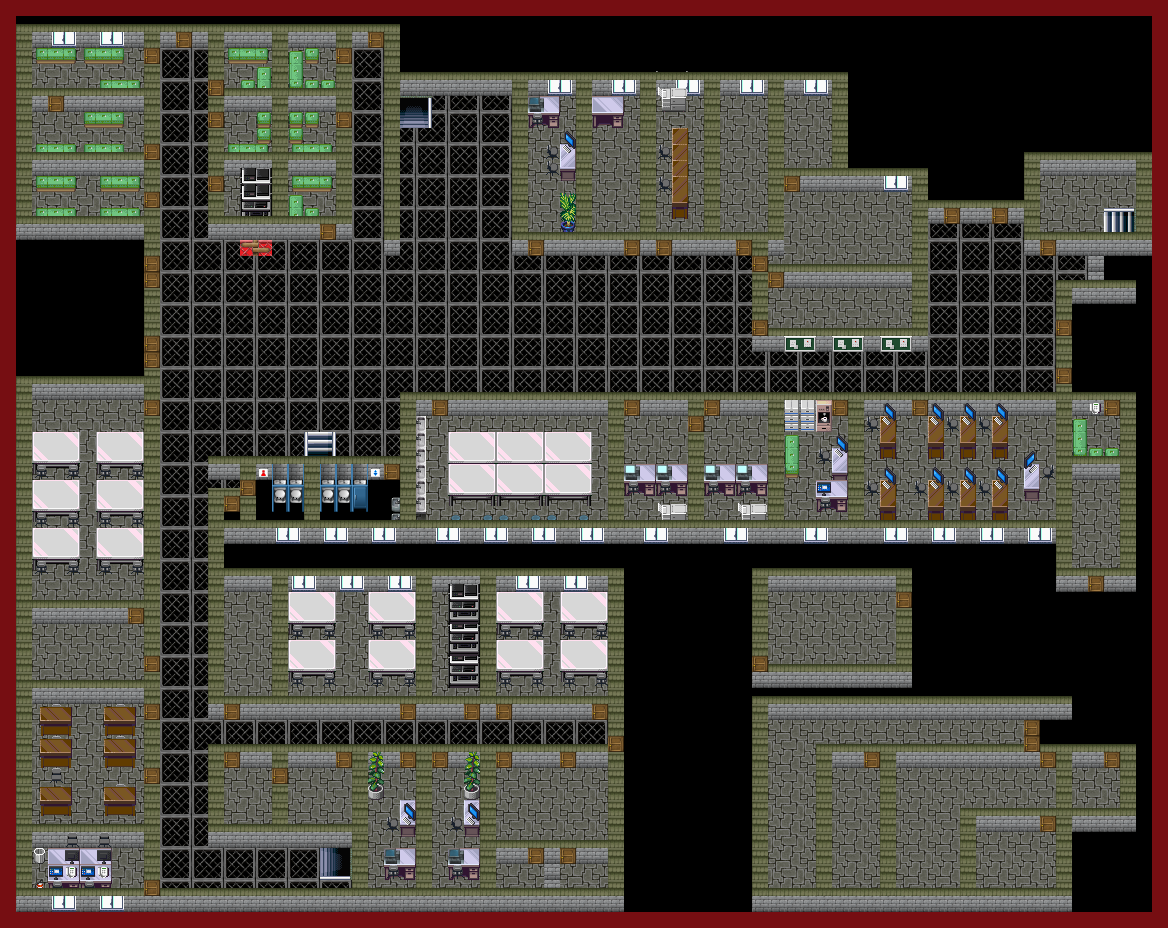

The image is a tile-based game level rendered from a .tmx file. Its description and source (layers, tilesets, objects; grid data summarised) follow:
An orthogonal 73x58 tile map with 16x16 px tiles, 9 tile layers (collision, flr2, obj, wall, ...), 13 tilesets and 1 object.

<map version="1.0.0" orientation="orthogonal" renderorder="right-down" width="73" height="58" tilewidth="16" tileheight="16" nextobjectid="1">
 <properties>
  <property name="unity:scale" value="0.0625" />
 </properties>
 <tileset firstgid="1" name="resize_!Door1" tilewidth="16" tileheight="16" tilecount="96" columns="12">
  <image source="tilesource/Door/resize_!Door1.png" width="192" height="128" />
 </tileset>
 <tileset firstgid="97" name="resize_TileA3" tilewidth="16" tileheight="16" tilecount="128" columns="16">
  <image source="tilesource/FloorWall/resize_TileA3.png" width="256" height="128" />
 </tileset>
 <tileset firstgid="225" name="red" tilewidth="16" tileheight="16" tilecount="2880" columns="72">
  <image source="tilesource/color/red.png" width="1152" height="648" />
  <tile id="0">
   <objectgroup draworder="index">
    <object id="1" x="0" y="0" width="16" height="16" />
   </objectgroup>
  </tile>
 </tileset>
 <tileset firstgid="3105" name="resize_TileA3_half" tilewidth="16" tileheight="8" tilecount="256" columns="16">
  <image source="tilesource/FloorWall/resize_TileA3.png" width="256" height="128" />
 </tileset>
 <tileset firstgid="3361" name="left_TileA5" tilewidth="16" tileheight="16" tilecount="512" columns="32">
  <image source="tilesource/FloorWall/left_TileA5.png" width="512" height="256" />
 </tileset>
 <tileset firstgid="3873" name="TileA5" tilewidth="16" tileheight="16" tilecount="512" columns="16">
  <image source="tilesource/FloorWall/TileA5.png" width="256" height="512" />
 </tileset>
 <tileset firstgid="4385" name="TileC" tilewidth="16" tileheight="16" tilecount="1024" columns="32">
  <image source="tilesource/Obj/TileC.png" width="512" height="512" />
 </tileset>
 <tileset firstgid="5409" name="resize_가구들2 p" tilewidth="16" tileheight="16" tilecount="256" columns="16">
  <image source="tilesource/resize_가구들2 p.png" trans="a8a8a8" width="256" height="256" />
 </tileset>
 <tileset firstgid="5665" name="resize_가구들3 p" tilewidth="16" tileheight="16" tilecount="256" columns="16">
  <image source="tilesource/resize_가구들3 p.png" trans="a8a8a8" width="256" height="256" />
 </tileset>
 <tileset firstgid="5921" name="right_resize_가구들2 p" tilewidth="16" tileheight="16" tilecount="256" columns="16">
  <image source="tilesource/right_resize_가구들2 p.png" trans="a8a8a8" width="256" height="256" />
 </tileset>
 <tileset firstgid="6177" name="reverse_resize_가구들2 p" tilewidth="16" tileheight="16" tilecount="256" columns="16">
  <image source="tilesource/reverse_resize_가구들2 p.png" trans="a8a8a8" width="256" height="256" />
 </tileset>
 <tileset firstgid="6433" name="trans_TileA5" tilewidth="16" tileheight="16" tilecount="512" columns="16">
  <image source="tilesource/FloorWall/trans_TileA5.png" trans="a8a8a8" width="256" height="512" />
 </tileset>
 <tileset firstgid="6945" name="small_bothside_표지판" tilewidth="16" tileheight="16" tilecount="2" columns="2">
  <image source="tilesource/Obj/small_bothside_표지판.png" trans="003039" width="32" height="16" />
 </tileset>
 <layer name="collision" width="73" height="58">
  <data>[4234 cells, 1196 non-empty, 1 distinct tile ids]</data>
 </layer>
 <layer name="flr2" width="73" height="58">
  <data>[4234 cells, 4137 non-empty, 14 distinct tile ids]</data>
 </layer>
 <layer name="obj" width="73" height="58">
  <data>[4234 cells, 349 non-empty, 42 distinct tile ids]</data>
 </layer>
 <layer name="wall" width="73" height="58">
  <data>[4234 cells, 889 non-empty, 2 distinct tile ids]</data>
 </layer>
 <layer name="wallattach" width="73" height="58">
  <data>[4234 cells, 71 non-empty, 11 distinct tile ids]</data>
 </layer>
 <layer name="objon" width="73" height="58">
  <data>[4234 cells, 212 non-empty, 60 distinct tile ids]</data>
 </layer>
 <layer name="stair" width="73" height="58">
  <data>[4234 cells, 16 non-empty, 16 distinct tile ids]</data>
 </layer>
 <layer name="walltop" width="73" height="58">
  <data>[4234 cells, 952 non-empty, 3 distinct tile ids]</data>
 </layer>
 <layer name="door" width="73" height="58">
  <data>[4234 cells, 69 non-empty, 1 distinct tile ids]</data>
 </layer>
</map>
